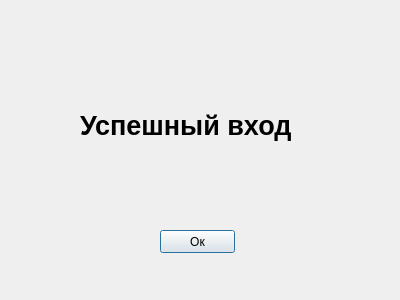
<?xml version="1.0" encoding="UTF-8"?>
<ui version="4.0">
 <class>Dialog</class>
 <widget class="QDialog" name="Dialog">
  <property name="geometry">
   <rect>
    <x>0</x>
    <y>0</y>
    <width>400</width>
    <height>300</height>
   </rect>
  </property>
  <property name="minimumSize">
   <size>
    <width>400</width>
    <height>300</height>
   </size>
  </property>
  <property name="maximumSize">
   <size>
    <width>400</width>
    <height>300</height>
   </size>
  </property>
  <property name="windowTitle">
   <string>Password Saver - Успешный вход</string>
  </property>
  <widget class="QLabel" name="label_3">
   <property name="geometry">
    <rect>
     <x>80</x>
     <y>110</y>
     <width>231</width>
     <height>31</height>
    </rect>
   </property>
   <property name="font">
    <font>
     <pointsize>20</pointsize>
     <weight>75</weight>
     <bold>true</bold>
    </font>
   </property>
   <property name="text">
    <string>Успешный вход</string>
   </property>
  </widget>
  <widget class="QPushButton" name="pushButton">
   <property name="geometry">
    <rect>
     <x>160</x>
     <y>230</y>
     <width>75</width>
     <height>23</height>
    </rect>
   </property>
   <property name="text">
    <string>Ок</string>
   </property>
  </widget>
 </widget>
 <resources/>
 <connections/>
</ui>
